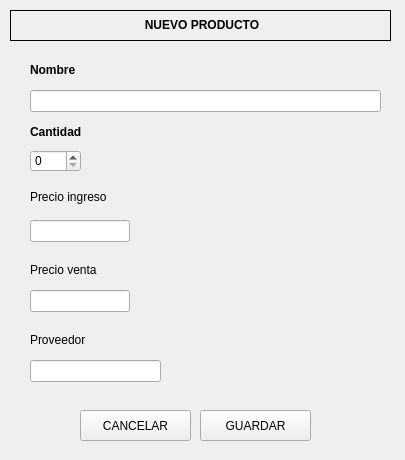
<?xml version="1.0" encoding="UTF-8"?>
<ui version="4.0">
 <class>newProductWindow</class>
 <widget class="QWidget" name="newProductWindow">
  <property name="geometry">
   <rect>
    <x>0</x>
    <y>0</y>
    <width>405</width>
    <height>460</height>
   </rect>
  </property>
  <property name="minimumSize">
   <size>
    <width>405</width>
    <height>400</height>
   </size>
  </property>
  <property name="tabletTracking">
   <bool>false</bool>
  </property>
  <property name="windowTitle">
   <string>Nuevo producto</string>
  </property>
  <widget class="QLabel" name="label">
   <property name="geometry">
    <rect>
     <x>10</x>
     <y>10</y>
     <width>381</width>
     <height>31</height>
    </rect>
   </property>
   <property name="styleSheet">
    <string>font: 700 11pt &quot;Segoe UI&quot;;</string>
   </property>
   <property name="frameShape">
    <enum>QFrame::Box</enum>
   </property>
   <property name="text">
    <string>&lt;html&gt;&lt;head/&gt;&lt;body&gt;&lt;p align=&quot;center&quot;&gt;&lt;span style=&quot; font-weight:700;&quot;&gt;NUEVO PRODUCTO&lt;/span&gt;&lt;/p&gt;&lt;/body&gt;&lt;/html&gt;</string>
   </property>
  </widget>
  <widget class="QLabel" name="label_2">
   <property name="geometry">
    <rect>
     <x>30</x>
     <y>60</y>
     <width>61</width>
     <height>21</height>
    </rect>
   </property>
   <property name="styleSheet">
    <string>font: 700 11pt &quot;Segoe UI&quot;;</string>
   </property>
   <property name="text">
    <string>&lt;html&gt;&lt;head/&gt;&lt;body&gt;&lt;p&gt;&lt;span style=&quot; font-weight:700;&quot;&gt;Nombre&lt;/span&gt;&lt;/p&gt;&lt;/body&gt;&lt;/html&gt;</string>
   </property>
  </widget>
  <widget class="QLineEdit" name="titleLineEdit">
   <property name="geometry">
    <rect>
     <x>30</x>
     <y>90</y>
     <width>351</width>
     <height>22</height>
    </rect>
   </property>
   <property name="styleSheet">
    <string>font: 700 11pt &quot;Segoe UI&quot;;</string>
   </property>
  </widget>
  <widget class="QLabel" name="label_3">
   <property name="geometry">
    <rect>
     <x>30</x>
     <y>122</y>
     <width>71</width>
     <height>21</height>
    </rect>
   </property>
   <property name="styleSheet">
    <string>font: 700 11pt &quot;Segoe UI&quot;;</string>
   </property>
   <property name="text">
    <string>&lt;html&gt;&lt;head/&gt;&lt;body&gt;&lt;p&gt;&lt;span style=&quot; font-weight:700;&quot;&gt;Cantidad&lt;/span&gt;&lt;/p&gt;&lt;/body&gt;&lt;/html&gt;</string>
   </property>
  </widget>
  <widget class="QLineEdit" name="priceSaleLineEdit">
   <property name="geometry">
    <rect>
     <x>30</x>
     <y>290</y>
     <width>100</width>
     <height>22</height>
    </rect>
   </property>
   <property name="styleSheet">
    <string>font: 700 11pt &quot;Segoe UI&quot;;</string>
   </property>
  </widget>
  <widget class="QLabel" name="label_5">
   <property name="geometry">
    <rect>
     <x>30</x>
     <y>260</y>
     <width>91</width>
     <height>21</height>
    </rect>
   </property>
   <property name="styleSheet">
    <string>font: 700 11pt &quot;Segoe UI&quot;;</string>
   </property>
   <property name="text">
    <string>&lt;html&gt;&lt;head/&gt;&lt;body&gt;&lt;p&gt;Precio venta&lt;/p&gt;&lt;/body&gt;&lt;/html&gt;</string>
   </property>
  </widget>
  <widget class="QSpinBox" name="amountSpinBox">
   <property name="geometry">
    <rect>
     <x>30</x>
     <y>150</y>
     <width>51</width>
     <height>22</height>
    </rect>
   </property>
   <property name="styleSheet">
    <string>font: 700 11pt &quot;Segoe UI&quot;;</string>
   </property>
   <property name="maximum">
    <number>1000</number>
   </property>
  </widget>
  <widget class="QPushButton" name="AddProductButton">
   <property name="geometry">
    <rect>
     <x>200</x>
     <y>410</y>
     <width>111</width>
     <height>31</height>
    </rect>
   </property>
   <property name="cursor">
    <cursorShape>PointingHandCursor</cursorShape>
   </property>
   <property name="styleSheet">
    <string notr="true">font: 700 11pt &quot;Segoe UI&quot;;</string>
   </property>
   <property name="text">
    <string notr="true">GUARDAR</string>
   </property>
   <property name="icon">
    <iconset>
     <normaloff>../assets/newicons/icons8-enviar-48.png</normaloff>../assets/newicons/icons8-enviar-48.png</iconset>
   </property>
   <property name="flat">
    <bool>false</bool>
   </property>
  </widget>
  <widget class="QPushButton" name="cancelProductButton">
   <property name="geometry">
    <rect>
     <x>80</x>
     <y>410</y>
     <width>111</width>
     <height>31</height>
    </rect>
   </property>
   <property name="cursor">
    <cursorShape>PointingHandCursor</cursorShape>
   </property>
   <property name="styleSheet">
    <string notr="true">font: 700 11pt &quot;Segoe UI&quot;;</string>
   </property>
   <property name="text">
    <string notr="true">CANCELAR</string>
   </property>
   <property name="icon">
    <iconset>
     <normaloff>../assets/newicons/icons8-cancelar-48.png</normaloff>../assets/newicons/icons8-cancelar-48.png</iconset>
   </property>
   <property name="flat">
    <bool>false</bool>
   </property>
  </widget>
  <widget class="QLabel" name="label_7">
   <property name="geometry">
    <rect>
     <x>30</x>
     <y>190</y>
     <width>101</width>
     <height>21</height>
    </rect>
   </property>
   <property name="styleSheet">
    <string>font: 700 11pt &quot;Segoe UI&quot;;</string>
   </property>
   <property name="text">
    <string>&lt;html&gt;&lt;head/&gt;&lt;body&gt;&lt;p&gt;Precio ingreso&lt;br/&gt;&lt;/p&gt;&lt;/body&gt;&lt;/html&gt;</string>
   </property>
  </widget>
  <widget class="QLineEdit" name="priceSaleLineEdit_2">
   <property name="geometry">
    <rect>
     <x>30</x>
     <y>220</y>
     <width>100</width>
     <height>22</height>
    </rect>
   </property>
   <property name="styleSheet">
    <string>font: 700 11pt &quot;Segoe UI&quot;;</string>
   </property>
  </widget>
  <widget class="QLabel" name="label_6">
   <property name="geometry">
    <rect>
     <x>30</x>
     <y>330</y>
     <width>91</width>
     <height>21</height>
    </rect>
   </property>
   <property name="styleSheet">
    <string>font: 700 11pt &quot;Segoe UI&quot;;</string>
   </property>
   <property name="text">
    <string>&lt;html&gt;&lt;head/&gt;&lt;body&gt;&lt;p&gt;Proveedor&lt;/p&gt;&lt;/body&gt;&lt;/html&gt;</string>
   </property>
  </widget>
  <widget class="QLineEdit" name="providerLineEdit">
   <property name="geometry">
    <rect>
     <x>30</x>
     <y>360</y>
     <width>131</width>
     <height>22</height>
    </rect>
   </property>
   <property name="styleSheet">
    <string>font: 700 11pt &quot;Segoe UI&quot;;</string>
   </property>
  </widget>
 </widget>
 <resources/>
 <connections/>
</ui>
